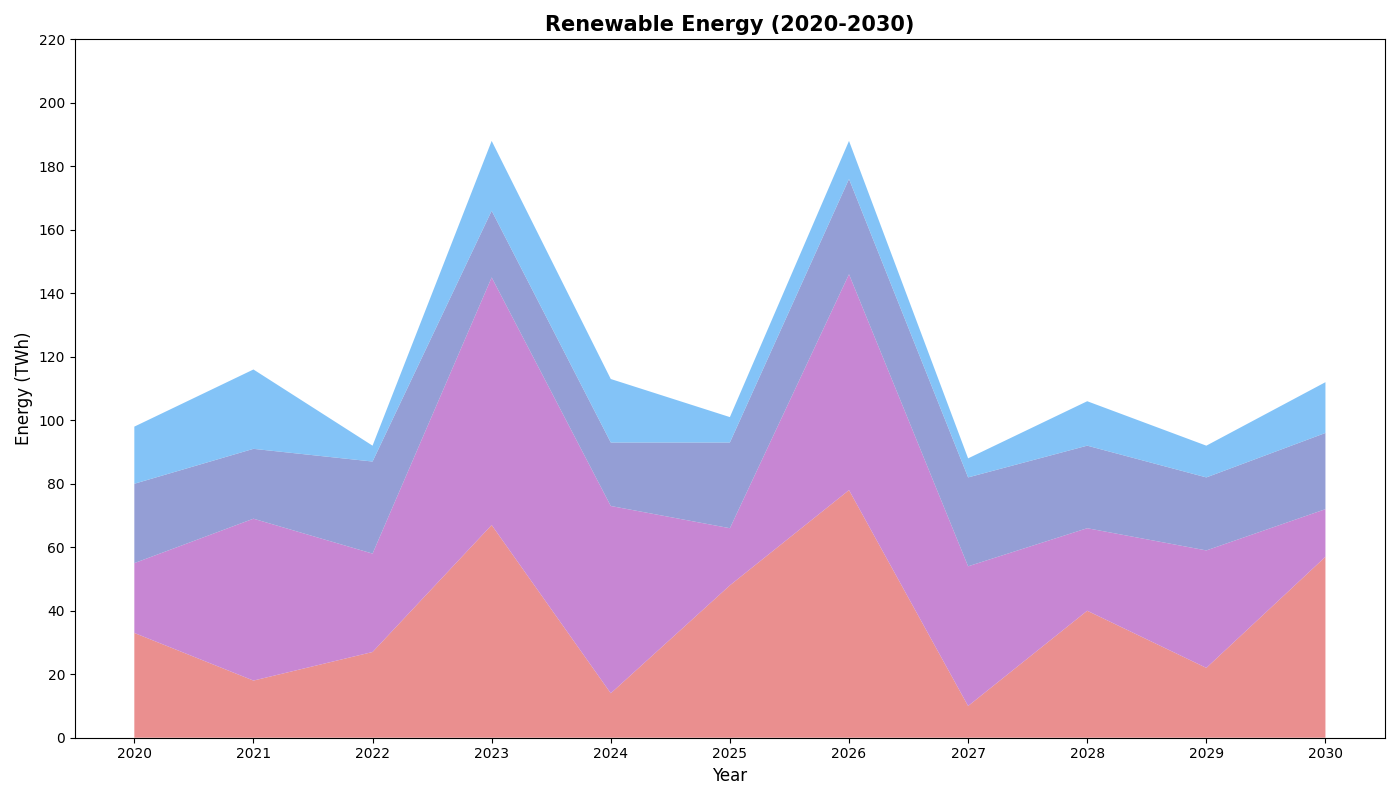

Write the Python code that produced this figure.
import matplotlib.pyplot as plt
import numpy as np

years = np.arange(2020, 2031)
solar = np.array([33, 18, 27, 67, 14, 48, 78, 10, 40, 22, 57])
wind = np.array([22, 51, 31, 78, 59, 18, 68, 44, 26, 37, 15])
hydro = np.array([25, 22, 29, 21, 20, 27, 30, 28, 26, 23, 24])
geo = np.array([18, 25, 5, 22, 20, 8, 12, 6, 14, 10, 16])

data = np.vstack([solar, wind, hydro, geo])

fig, ax = plt.subplots(figsize=(14, 8))

ax.stackplot(years, data, colors=['#e57373', '#ba68c8', '#7986cb', '#64b5f6'], alpha=0.8)

ax.set_title('Renewable Energy (2020-2030)', fontsize=15, fontweight='bold')
ax.set_xlabel('Year', fontsize=12)
ax.set_ylabel('Energy (TWh)', fontsize=12)

ax.set_xticks(years)
ax.set_yticks(np.arange(0, 221, 20))

plt.tight_layout()
plt.show()
